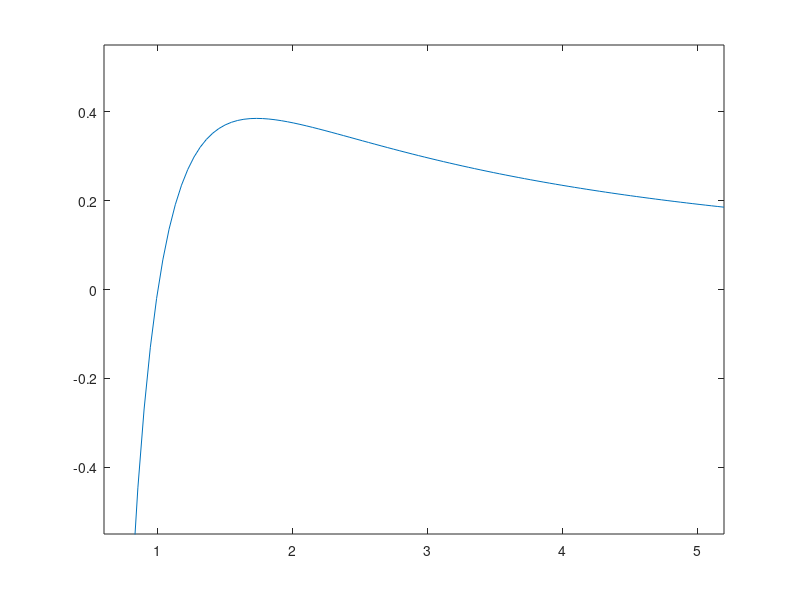

Write the MATLAB code that produced this figure.
t = linspace(0.62,5.2);  
y = 1./t; 
x = (1- y.*y).*y; 
plot(t,x) 

axis([0.6 5.2 -0.55 0.55])


print -deps2 solnm.eps

